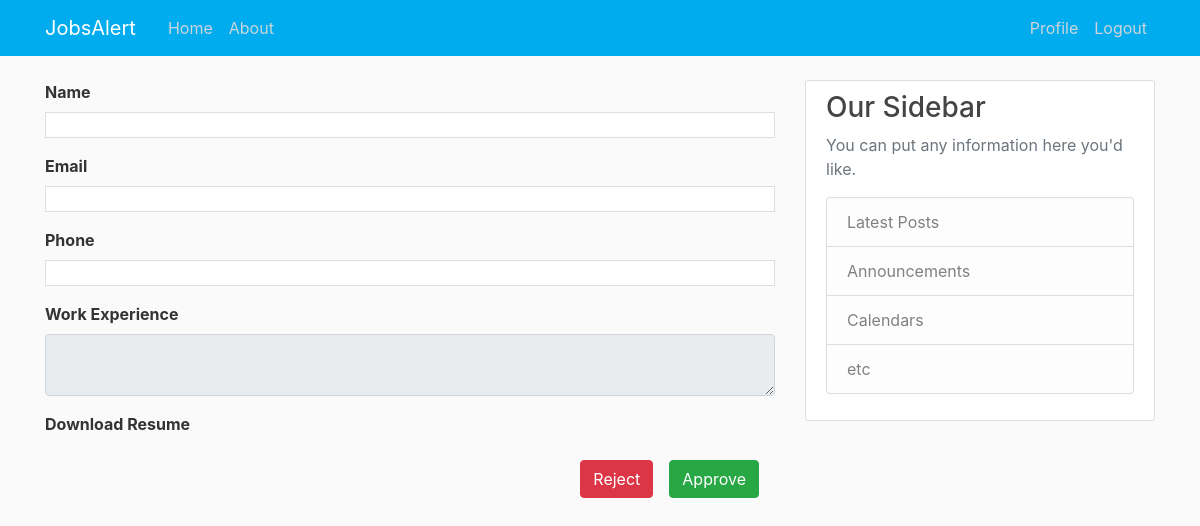
The app's page /post/19/job_dashboard/applicant_detail/35/ (signed in), older data.
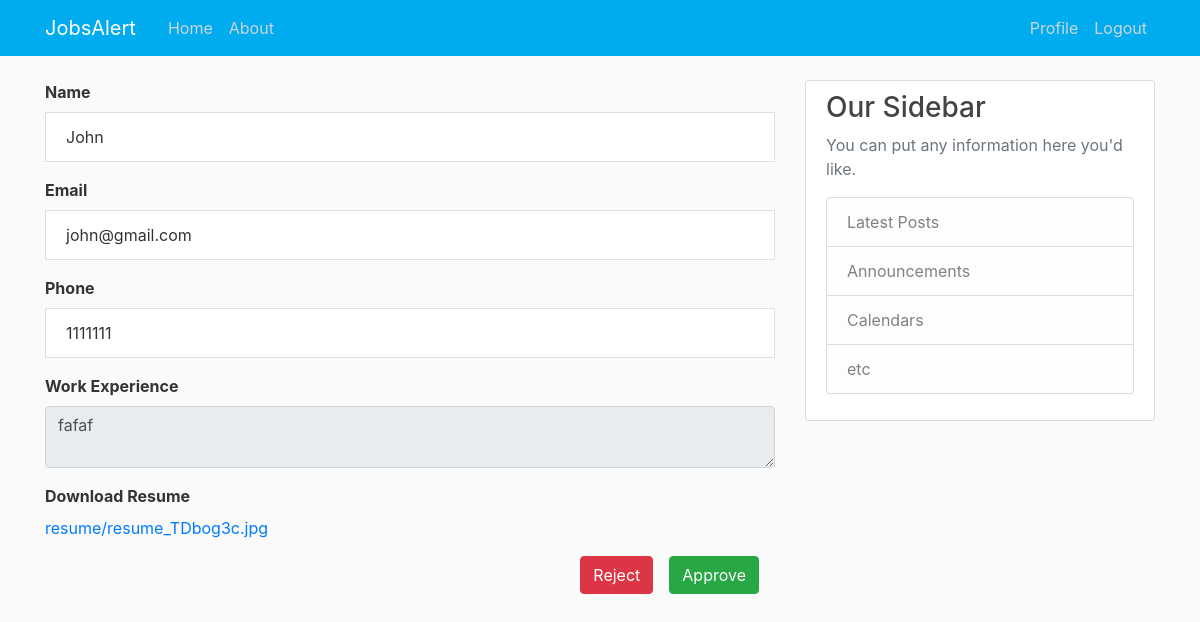
The same page, newer data.
### blog/models.py (models this page shows, shortened)
class JobApplication(models.Model):
    sno = models.AutoField(primary_key=True)
    user = models.ForeignKey(User, on_delete=models.CASCADE)
    post = models.ForeignKey(Post, on_delete=models.CASCADE)
    name = models.CharField(max_length=200)
    email = models.EmailField(max_length=100)
    phone = PhoneField(blank=True, help_text='Enter phone number')
    work_experience = models.TextField()
    resume = models.FileField(upload_to = 'resume', default='resume/default_resume.jpg')
    status = models.CharField(max_length=200, default='pending')

### blog/views.py (the view)
# urls.py: path('post/<int:pk>/job_dashboard/applicant_detail/<int:sno>/', views.applicant_detail, name='applicant-detail'),
def applicant_detail(request, pk, sno):
    post = Post.objects.filter(pk=pk).first()
    job_applicant = JobApplication.objects.filter(post=post)
    applicant_detail = JobApplication.objects.filter(sno=sno).first()
    context = {
        'applicant_detail': applicant_detail
    }
    return render(request, 'blog/applicant_detail.html', context)

### blog/templates/blog/applicant_detail.html
{% extends "blog/base.html" %}
{% block content %}
<ul class="list-group">
    <label class="font-weight-bold" for="fullName">Name</label>
    <li class="list-group-item mb-3">{{applicant_detail.name}}</li>
    <label class="font-weight-bold" for="fullName">Email</label>
    <li class="list-group-item mb-3">{{applicant_detail.email}}</li>
    <label class="font-weight-bold" for="fullName">Phone</label>
    <li class="list-group-item mb-3">{{applicant_detail.phone}}</li>
    <label class="font-weight-bold" for="fullName">Work Experience</label>
    <textarea disabled class="form-control mb-3" aria-label="With textarea">{{applicant_detail.work_experience}}</textarea>
    <label class="font-weight-bold" for="fullName">Download Resume</label>
    <a href="{{applicant_detail.resume.url}}" download>{{applicant_detail.resume}}</a>
  </ul>
  <div >
    <a class="btn btn btn-success float-right my-3 mx-3" href="{% url 'applicant-approve' applicant_detail.post.id applicant_detail.sno %}">Approve</a>
    <a class="btn btn btn-danger float-right my-3" href="{% url 'applicant-delete2' applicant_detail.post.id applicant_detail.sno %}">Reject</a>
  </div>
{% endblock content %}

Row changes from the older to the newer data that the page shows:
added JobApplication: name "John", email "john@gmail.com", phone "1111111", work_experience "fafaf", resume "resume/resume_TDbog3c.jpg"
